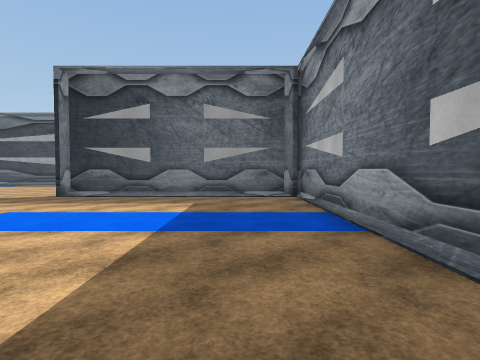
view 1 (above)

21 first-person views from a walk through a 3-D level made in the Unity game engine. The camera is 1.5 m above the floor, tilts 2° down and sees 80° across. The floor is counted in squares, 2 m on a side. Each view is taken from the middle of a square. On the plan, view 1 faces up. The plan holds only what a view shows up to about 10 squares ahead; the rest is blank. The place goes on beyond the plan. The player character is not drawn. Some animated figures are left out. Some surface patterns are stand-ins.

view 2
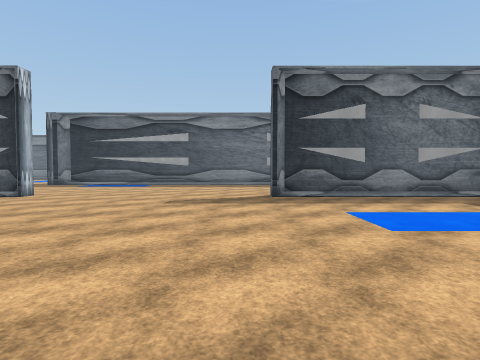

view 3
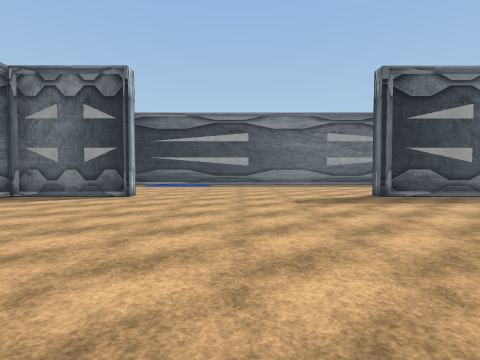

view 4
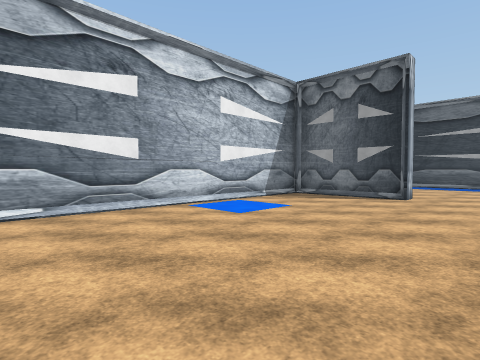

view 5
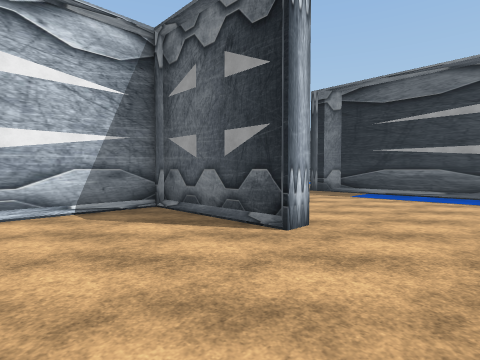

view 6
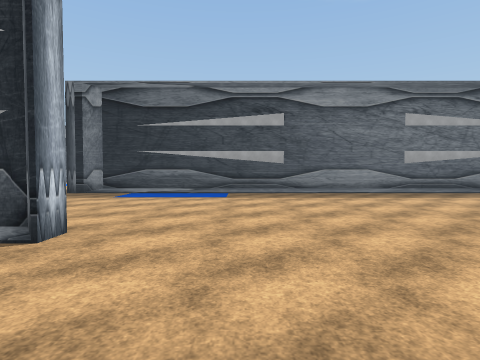

view 7
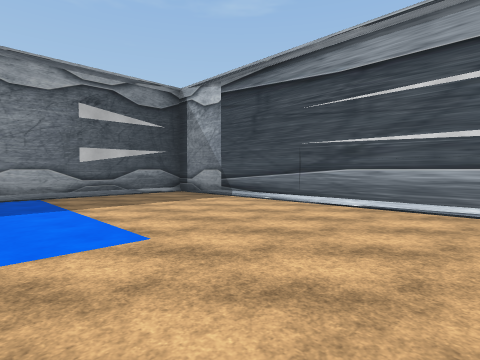

view 8
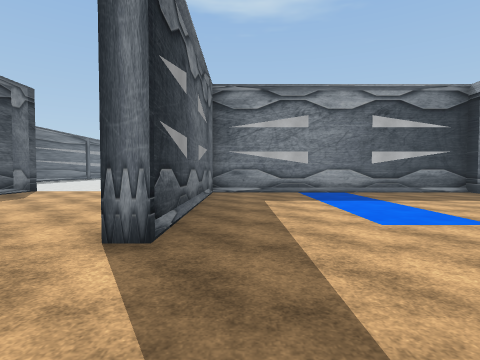

view 9
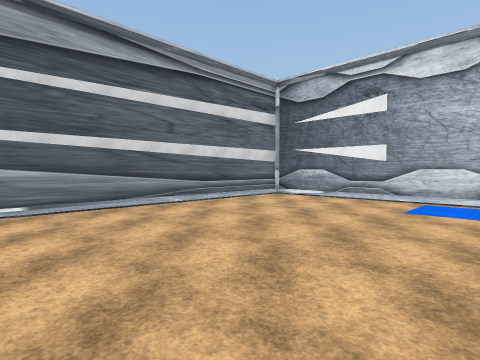

view 10
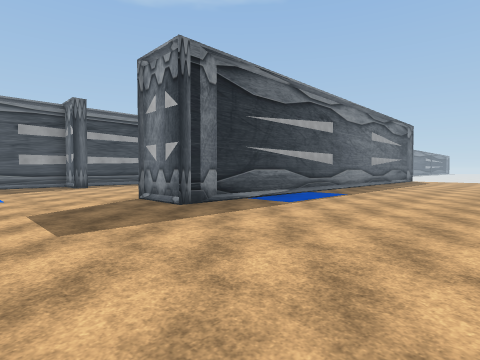

view 11
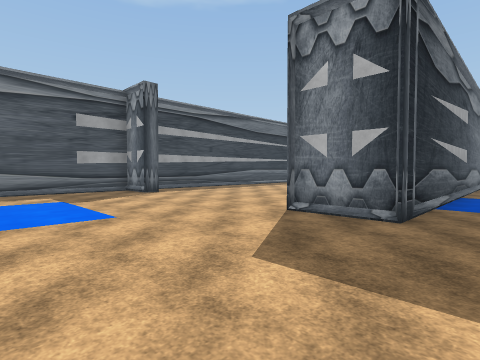

view 12
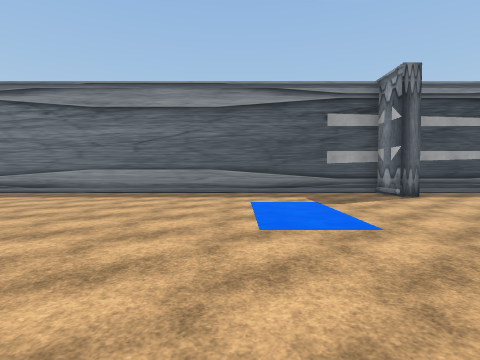

view 13
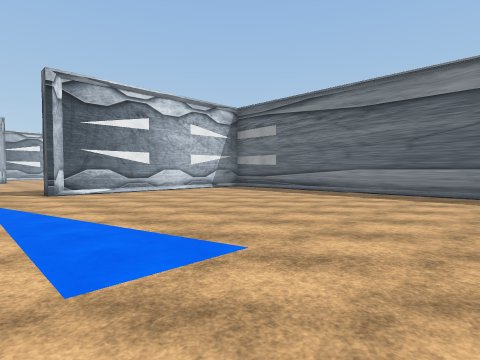

view 14
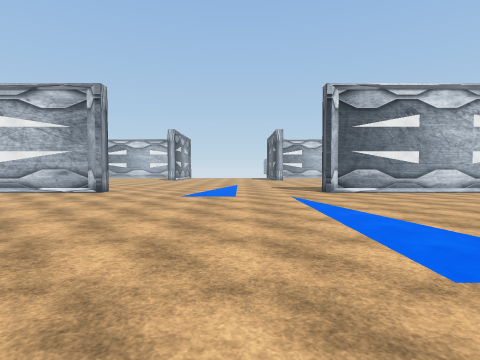

view 15
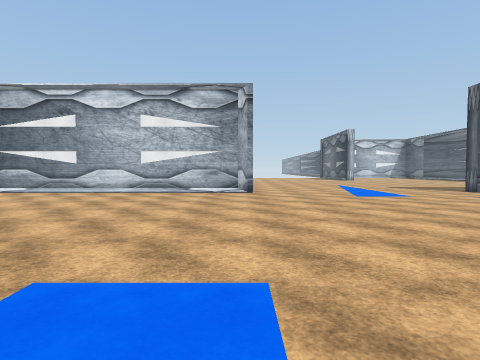

view 16
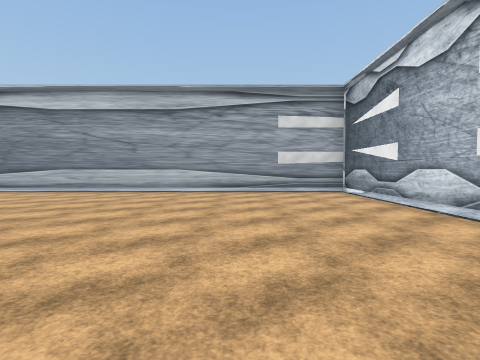

view 17
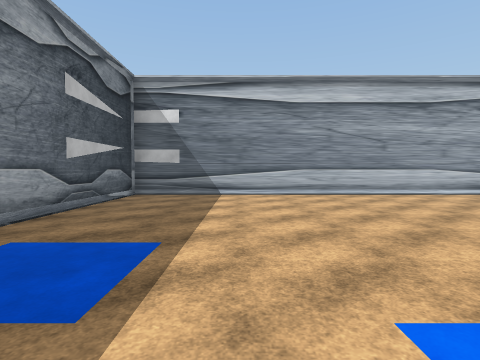

view 18
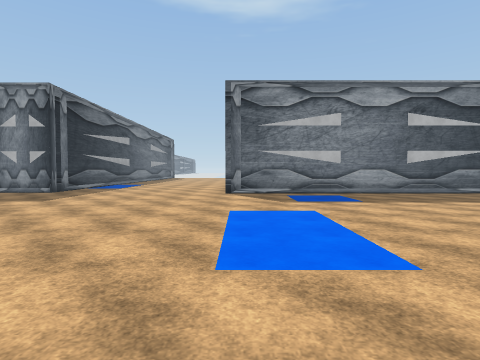

view 19
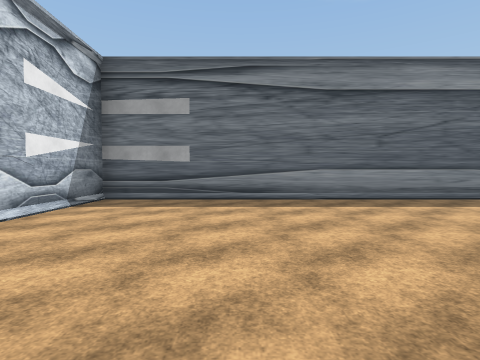

view 20
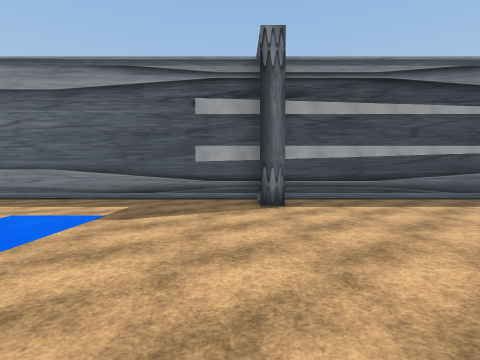

view 21
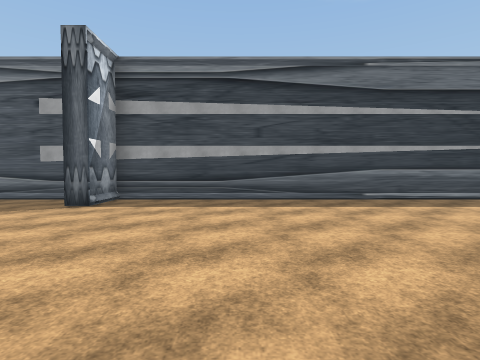

### Floor plan
Points are (right, up) in squares from view 1. A wall is a line through its corners. A room is listed if a view was taken in it or the views show most of it. See-through windows are left out.
Room 1 (views 1, 2, 3, 4, 5, 6, 7, 8, 9, 10, 11, 12, 13, 14, 15, 16, 17, 18, 19, 20, 21)
walls: (-14.4, 14.3) (-15.1, 14.2); (-12.1, 8.5) (-12.1, 8) (-15.4, 8) (-15.4, -0.8) (-8.5, -0.8); (-2.1, 14.3) (-15.5, 14.3) (-15.5, 16.1); (-5.8, 23.4) (-15.2, 23.4) (-15.2, 21.8) (-15.5, 21.8) (-15.5, 23.4) (-30.5, 23.4) (-30.5, 15.9) (-31, 15.9); (-6.5, -0.8) (1.7, -0.8) (1.7, 8) (-5.1, 8) (-5.1, 8.5); (-30.6, 8.4) (-30.6, -0.8) (-15.7, -0.8) (-15.7, 8.5); (-31, 8.4) (-30.4, 8.4) (-30.6, 7.9); (1.9, 14.2) (1.2, 14.3); (2, 14.3) (0.6, 14.3)

Where each view was taken, in squares from view 1:
view 1: 0 up, 0 right, facing up
view 2: 0 up, 6 left, facing up
view 3: 0 up, 9 left, facing up
view 4: 0 up, 10 left, facing up-left
view 5: 5 up, 10 left, facing up-left
view 6: 5 up, 10 left, facing up
view 7: 5 up, 7 left, facing down-right
view 8: 7 up, 8 left, facing right
view 9: 5 up, 8 left, facing down-left
view 10: 9 up, 19 left, facing up-right
view 11: 13 up, 20 left, facing up-right
view 12: 14 up, 20 left, facing up
view 13: 14 up, 21 left, facing up-left
view 14: 13 up, 21 left, facing left
view 15: 8 up, 21 left, facing left
view 16: 9 up, 27 left, facing down
view 17: 8 up, 19 left, facing down
view 18: 8 up, 25 left, facing right
view 19: 16 up, 27 left, facing up
view 20: 16 up, 16 left, facing up
view 21: 16 up, 12 left, facing up
